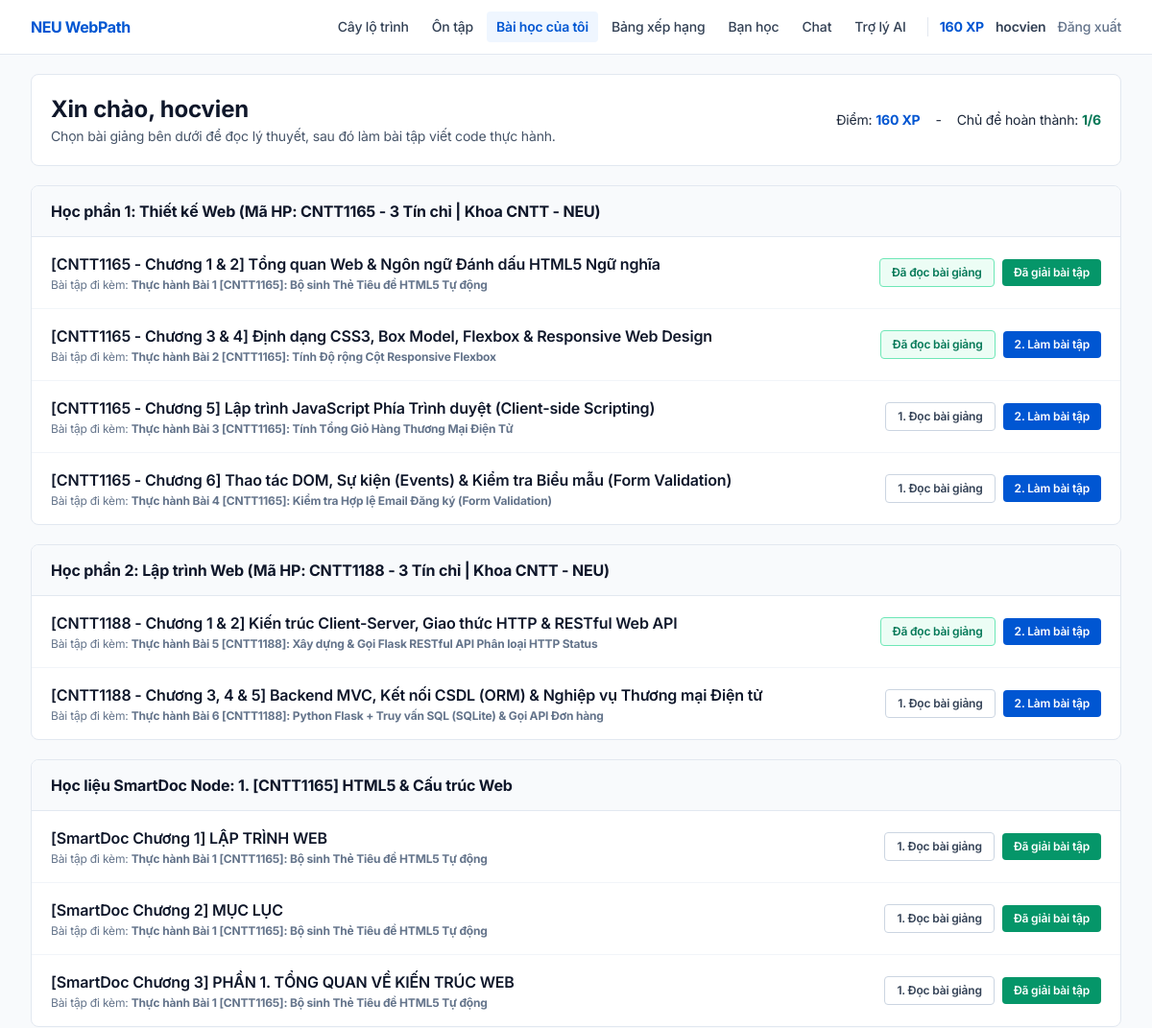
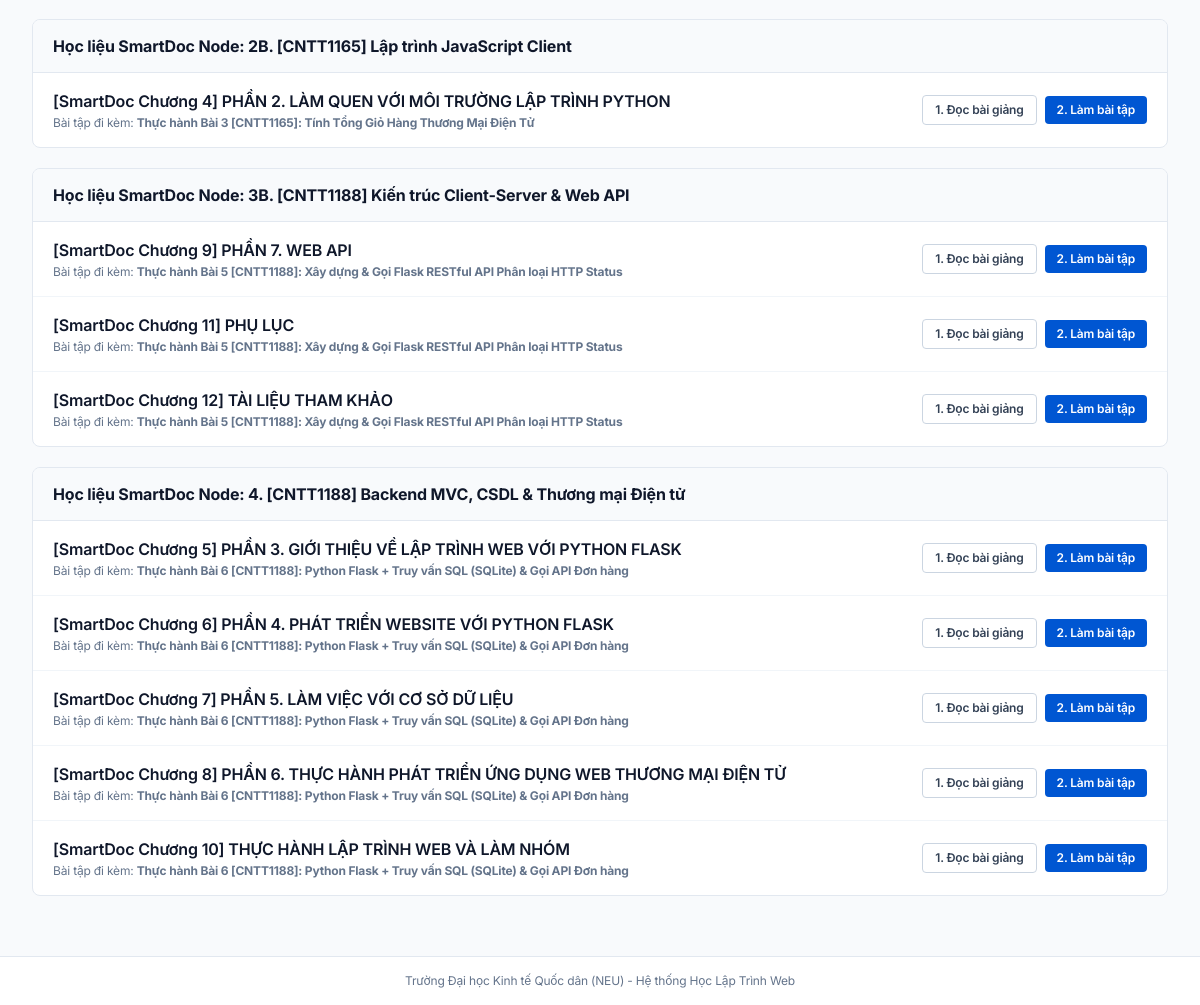
The app's page /dashboard (signed in) with its own data (2 pictures, top to bottom).
### app/models/schema.py (models this page shows, shortened)
class User(UserMixin, db.Model):
    __tablename__ = "users"
    id = db.Column(db.Integer, primary_key=True)
    username = db.Column(db.String(64), unique=True, nullable=False, index=True)
    email = db.Column(db.String(191), unique=True, nullable=False, index=True)
    password_hash = db.Column(db.String(255), nullable=False)
    role = db.Column(
        db.Enum("learner", "instructor", "admin", name="user_roles", native_enum=False),
        default="learner",
        nullable=False,
    )
    total_xp = db.Column(db.Integer, default=0, nullable=False)
    current_streak = db.Column(db.Integer, default=1, nullable=False)
    placement_done = db.Column(db.Boolean, default=False, nullable=False)
    placement_level = db.Column(db.String(100), default="Người mới bắt đầu (Tier 1)")
    current_focus_skill_id = db.Column(db.Integer, db.ForeignKey("skills.id", ondelete="SET NULL"))
    created_at = db.Column(db.DateTime, default=lambda: datetime.now(timezone.utc))
    focus_skill = db.relationship("Skill", foreign_keys=[current_focus_skill_id])
    badges = db.relationship("UserBadge", backref="user", cascade="all, delete-orphan")
    @property
    def is_admin_or_instructor(self) -> bool:
        return self.role in ("admin", "instructor")

class Course(db.Model):
    __tablename__ = "courses"
    id = db.Column(db.Integer, primary_key=True)
    skill_id = db.Column(db.Integer, db.ForeignKey("skills.id", ondelete="SET NULL"), index=True)
    title = db.Column(db.String(200), nullable=False)
    slug = db.Column(db.String(191), unique=True, nullable=False)
    description = db.Column(db.Text)
    is_published = db.Column(db.Boolean, default=True)
    lessons = db.relationship("Lesson", backref="course", order_by="Lesson.order_index", cascade="all, delete-orphan")

class Lesson(db.Model):
    __tablename__ = "lessons"
    id = db.Column(db.Integer, primary_key=True)
    course_id = db.Column(db.Integer, db.ForeignKey("courses.id", ondelete="CASCADE"), nullable=False)
    title = db.Column(db.String(200), nullable=False)
    slug = db.Column(db.String(191), unique=True, nullable=False)
    order_index = db.Column(db.Integer, default=1, nullable=False)
    content_markdown = db.Column(LargeText, nullable=False)
    video_url = db.Column(db.String(500))
    xp_reward = db.Column(db.Integer, default=20, nullable=False)
    exercises = db.relationship("Exercise", backref="lesson", lazy="dynamic")
    __table_args__ = (Index("idx_lesson_course_order", "course_id", "order_index"),)

class Exercise(db.Model):
    __tablename__ = "exercises"
    id = db.Column(db.Integer, primary_key=True)
    skill_id = db.Column(db.Integer, db.ForeignKey("skills.id", ondelete="SET NULL"), index=True)
    lesson_id = db.Column(db.Integer, db.ForeignKey("lessons.id", ondelete="SET NULL"), index=True)
    title = db.Column(db.String(200), nullable=False)
    slug = db.Column(db.String(191), unique=True, nullable=False, index=True)
    problem_statement = db.Column(LargeText, nullable=False)
    difficulty = db.Column(
        db.Enum("easy", "medium", "hard", name="exercise_diff", native_enum=False),
        default="easy",
        nullable=False,
        index=True,
    )
    scaffold_level = db.Column(
        db.String(100), default="Mức 1: Có sẵn 70% khung code (Điền vào chỗ trống)"
    )
    hints = db.Column(db.JSON, default=list)  # Danh sách gợi ý từng bước cho người mới
    tags = db.Column(db.JSON, default=list)
    starter_code = db.Column(db.JSON, default=dict)
    time_limit_ms = db.Column(db.Integer, default=1500, nullable=False)
    memory_limit_kb = db.Column(db.Integer, default=65536, nullable=False)
    xp_reward = db.Column(db.Integer, default=50, nullable=False)
    test_cases = db.relationship(
        "TestCase", backref="exercise", order_by="TestCase.order_index", cascade="all, delete-orphan"
    )

### app/blueprints/main.py (the view)
@main_bp.route("/dashboard")
@login_required
def dashboard():
    sync_user_skill_tree(current_user.id)
    skills = Skill.query.order_by(Skill.tier.asc(), Skill.id.asc()).all()
    skill_progress = {
        p.skill_id: p
        for p in UserSkillProgress.query.filter_by(user_id=current_user.id).all()
    }
    exercises = Exercise.query.order_by(Exercise.id.asc()).all()
    ac_exercise_ids = {
        row[0]
        for row in db.session.query(Submission.exercise_id)
        .filter_by(user_id=current_user.id, status="AC")
        .distinct()
        .all()
    }
    courses = Course.query.all()
    completed_lesson_ids = {
        row[0]
        for row in db.session.query(UserLessonProgress.lesson_id)
        .filter_by(user_id=current_user.id, is_completed=True)
        .all()
    }
    roadmaps = Roadmap.query.all()
    recent_submissions = (
        Submission.query.filter_by(user_id=current_user.id)
        .order_by(Submission.created_at.desc())
        .limit(6)
        .all()
    )
    study_buddies = (
        User.query.filter(User.id != current_user.id, User.role == "learner")
        .order_by(User.total_xp.desc())
        .limit(5)
        .all()
    )
    all_badges = Badge.query.all()
    owned_badge_ids = {ub.badge_id for ub in current_user.badges}
    mastered_skills_count = sum(
        1 for p in skill_progress.values() if p.status == "mastered"
    )
    return render_template(
        "dashboard.html",
        skills=skills,
        skill_progress=skill_progress,
        exercises=exercises,
        ac_exercise_ids=ac_exercise_ids,
        courses=courses,
        completed_lesson_ids=completed_lesson_ids,
        roadmaps=roadmaps,
        recent_submissions=recent_submissions,
        mastered_skills_count=mastered_skills_count,
        study_buddies=study_buddies,
        all_badges=all_badges,
        owned_badge_ids=owned_badge_ids,
    )

### app/models/schema.py (called while the page is built)
@login_manager.user_loader
def load_user(user_id: str):
    return db.session.get(User, int(user_id))

### app/templates/dashboard.html (shortened to what this page needs)
{% extends "base.html" %}
{% block content %}
<div class="w-full px-4 sm:px-6 lg:px-8 sm:px-6 lg:px-8 py-5 space-y-5">
    <div class="w-full bg-white border border-slate-200 rounded-lg p-5 flex flex-col sm:flex-row sm:items-center justify-between gap-4">
        <div>
            <h1 class="text-xl sm:text-2xl font-bold text-slate-900">
                Xin chào, {{ current_user.username }}
            </h1>
            <p class="text-sm text-slate-600 mt-0.5">
                Chọn bài giảng bên dưới để đọc lý thuyết, sau đó làm bài tập viết code thực hành.
            </p>
        </div>
        <div class="flex items-center gap-4 text-sm shrink-0">
            <span>Điểm: <strong class="text-[#0056D2]">{{ current_user.total_xp }} XP</strong></span>
            <span>-</span>
            <span>Chủ đề hoàn thành: <strong class="text-emerald-700">{{ mastered_skills_count }}/{{ skills|length }}</strong></span>
        </div>
    </div>
    <div class="w-full grid grid-cols-1 xl:grid-cols-2 gap-5 items-start">
        {% for course in courses %}
        <div class="w-full bg-white border border-slate-200 rounded-lg overflow-hidden">
            <div class="px-5 py-3.5 bg-slate-50 border-b border-slate-200 flex items-center justify-between">
                <h2 class="text-base font-bold text-slate-900">{{ course.title }}</h2>
            </div>
            <div class="divide-y divide-slate-100">
                {% for lesson in course.lessons %}
                    {% set is_read = lesson.id in completed_lesson_ids %}
                    {% set ex = lesson.exercises.first() or (course.skill.exercises.first() if course.skill else None) %}
                    {% set is_solved = ex and (ex.id in ac_exercise_ids) %}
                    <div class="p-4 sm:px-5 flex flex-col sm:flex-row sm:items-center justify-between gap-3 hover:bg-slate-50/60">
                        <div class="min-w-0">
                            <a href="{{ url_for('main.lesson_detail', slug=lesson.slug) }}"
                               class="text-sm sm:text-base font-semibold text-slate-900 hover:text-[#0056D2] block">
                                {{ lesson.title }}
                            </a>
                            {% if ex %}
                            <p class="text-xs text-slate-500 mt-0.5">
                                Bài tập đi kèm: <strong>{{ ex.title }}</strong>
                            </p>
                            {% endif %}
                        </div>
                        <div class="flex items-center gap-2 shrink-0">
                            <a href="{{ url_for('main.lesson_detail', slug=lesson.slug) }}"
                               class="px-3 py-1.5 rounded border text-xs font-semibold
                               {% if is_read %}border-emerald-300 bg-emerald-50 text-emerald-700{% else %}border-slate-300 bg-white text-slate-700 hover:border-[#0056D2] hover:text-[#0056D2]{% endif %}">
                                {{ 'Đã đọc bài giảng' if is_read else '1. Đọc bài giảng' }}
                            </a>
                            {% if ex %}
                            <a href="{{ url_for('judge.workspace', slug=ex.slug) }}"
                               class="px-3 py-1.5 rounded text-xs font-semibold
                               {% if is_solved %}bg-emerald-600 text-white{% else %}bg-[#0056D2] hover:bg-blue-700 text-white{% endif %}">
                                {{ 'Đã giải bài tập' if is_solved else '2. Làm bài tập' }}
                            </a>
                            {% endif %}
                        </div>
                    </div>
                {% endfor %}
            </div>
        </div>
        {% endfor %}
    </div>
</div>
{% endblock %}

### app/templates/base.html (shortened to what this page needs)
<!DOCTYPE html>
<html lang="vi">
<head>
    <script src="https://cdn.tailwindcss.com"></script>
    <link rel="stylesheet" href="{{ url_for('static', filename='css/responsive.css') }}">
</head>
<body class="min-h-screen flex flex-col bg-[#F8FAFC] text-slate-800">
    <header class="bg-white border-b border-slate-200 sticky top-0 z-50">
        <div class="w-full px-4 sm:px-8 min-h-[3.5rem] py-2 flex flex-wrap items-center justify-between gap-4">
            <a href="{{ url_for('main.index') }}" class="text-base font-bold text-[#0056D2] shrink-0 tracking-tight">
                NEU WebPath
            </a>
            <div class="flex flex-wrap items-center gap-3 ml-auto">
                <nav class="flex flex-wrap items-center gap-1 text-sm font-medium">
                    <a href="{{ url_for('skills.tree_view') }}" class="px-2.5 py-1.5 rounded transition whitespace-nowrap {% if 'skills' in (request.endpoint or '') %}bg-blue-50 text-[#0056D2] font-semibold{% else %}text-slate-700 hover:bg-slate-100{% endif %}">
                        Cây lộ trình
                    </a>
                    {% if current_user.is_authenticated %}
                        {% if current_user.role == 'learner' %}
                        <a href="{{ url_for('practice') }}" class="px-2.5 py-1.5 rounded transition whitespace-nowrap {% if request.endpoint in ('practice', 'main.practice') %}bg-blue-50 text-[#0056D2] font-semibold{% else %}text-slate-700 hover:bg-slate-100{% endif %}">
                            Ôn tập
                        </a>
                        {% endif %}
                        <a href="{{ url_for('main.dashboard') }}" class="px-2.5 py-1.5 rounded transition whitespace-nowrap {% if request.endpoint == 'main.dashboard' %}bg-blue-50 text-[#0056D2] font-semibold{% else %}text-slate-700 hover:bg-slate-100{% endif %}">
                            Bài học của tôi
                        </a>
                        <a href="{{ url_for('m16.leaderboard') }}" class="px-2.5 py-1.5 rounded transition whitespace-nowrap {% if request.endpoint == 'm16.leaderboard' %}bg-blue-50 text-[#0056D2] font-semibold{% else %}text-slate-700 hover:bg-slate-100{% endif %}">
                            Bảng xếp hạng
                        </a>
                        <a href="{{ url_for('buddy.index') }}" class="px-2.5 py-1.5 rounded transition whitespace-nowrap {% if request.blueprint == 'buddy' %}bg-blue-50 text-[#0056D2] font-semibold{% else %}text-slate-700 hover:bg-slate-100{% endif %}">
                            Bạn học
                        </a>
                        <a href="{{ url_for('chat.index') }}" class="px-2.5 py-1.5 rounded transition whitespace-nowrap {% if request.blueprint == 'chat' %}bg-blue-50 text-[#0056D2] font-semibold{% else %}text-slate-700 hover:bg-slate-100{% endif %}">
                            Chat
                        </a>
                        <a href="{{ url_for('ai.index') }}" class="px-2.5 py-1.5 rounded transition whitespace-nowrap {% if request.blueprint == 'ai' %}bg-blue-50 text-[#0056D2] font-semibold{% else %}text-slate-700 hover:bg-slate-100{% endif %}">
                            Trợ lý AI
                        </a>
                    {% endif %}
                </nav>
                <div class="flex items-center gap-3 pl-3 border-l border-slate-200 text-xs sm:text-sm">
                    {% if current_user.is_authenticated %}
                        <span class="font-bold text-[#0056D2] whitespace-nowrap">
                            <span id="nav-user-xp">{{ current_user.total_xp }}</span> XP
                        </span>
                        <span class="hidden sm:inline font-semibold text-slate-700 whitespace-nowrap">{{ current_user.username }}</span>
                        <a href="{{ url_for('auth.logout') }}" class="text-slate-500 hover:text-red-600 font-medium whitespace-nowrap">
                            Đăng xuất
                        </a>
                    {% endif %}
                </div>
            </div>
        </div>
    </header>
    <main class="flex-1">
        {% block content %}{% endblock %}
    </main>
    {% if request.endpoint != 'judge.workspace' %}
    <footer class="bg-white border-t border-slate-200 mt-10 py-4 text-center text-xs text-slate-500">
        Trường Đại học Kinh tế Quốc dân (NEU) - Hệ thống Học Lập Trình Web
    </footer>
    {% endif %}
</body>
</html>

### app/static/css/responsive.css (style rules this page uses)
:root { --touch-target-min: 44px; }
html, body { max-width: 100vw; overflow-x: hidden; -webkit-tap-highlight-color: transparent; }

### app/templates/base.html (style rules this page uses)
body { background-color: #F8FAFC; color: #1E293B; font-family: 'Inter', -apple-system, BlinkMacSystemFont, 'Segoe UI', Roboto, 'Helvetica Neue', Arial, sans-serif; -webkit-font-smoothing: antialiased; -moz-osx-font-smoothing: grayscale; letter-spacing: -0.011em; }

### records on screen
User: total_xp "160", username "hocvien"
Course: title "Học phần 1: Thiết kế Web (Mã HP: CNTT1165 - 3 Tín chỉ | Khoa CNTT - NEU)"
Lesson: title "[CNTT1165 - Chương 1 & 2] Tổng quan Web & Ngôn ngữ Đánh dấu HTML5 Ngữ nghĩa", value "Đã đọc bài giảng", value "Đã giải bài tập"
Exercise: title "Thực hành Bài 1 [CNTT1165]: Bộ sinh Thẻ Tiêu đề HTML5 Tự động"
Lesson: title "[CNTT1165 - Chương 3 & 4] Định dạng CSS3, Box Model, Flexbox & Responsive Web Design", value "Đã đọc bài giảng", value "2. Làm bài tập"
Exercise: title "Thực hành Bài 2 [CNTT1165]: Tính Độ rộng Cột Responsive Flexbox"
Lesson: title "[CNTT1165 - Chương 5] Lập trình JavaScript Phía Trình duyệt (Client-side Scripting)", value "1. Đọc bài giảng", value "2. Làm bài tập"
Exercise: title "Thực hành Bài 3 [CNTT1165]: Tính Tổng Giỏ Hàng Thương Mại Điện Tử"
Lesson: title "[CNTT1165 - Chương 6] Thao tác DOM, Sự kiện (Events) & Kiểm tra Biểu mẫu (Form Validation)", value "1. Đọc bài giảng", value "2. Làm bài tập"
Exercise: title "Thực hành Bài 4 [CNTT1165]: Kiểm tra Hợp lệ Email Đăng ký (Form Validation)"
Course: title "Học phần 2: Lập trình Web (Mã HP: CNTT1188 - 3 Tín chỉ | Khoa CNTT - NEU)"
Lesson: title "[CNTT1188 - Chương 1 & 2] Kiến trúc Client-Server, Giao thức HTTP & RESTful Web API", value "Đã đọc bài giảng", value "2. Làm bài tập"
Exercise: title "Thực hành Bài 5 [CNTT1188]: Xây dựng & Gọi Flask RESTful API Phân loại HTTP Status"
Lesson: title "[CNTT1188 - Chương 3, 4 & 5] Backend MVC, Kết nối CSDL (ORM) & Nghiệp vụ Thương mại Điện tử", value "1. Đọc bài giảng", value "2. Làm bài tập"
Exercise: title "Thực hành Bài 6 [CNTT1188]: Python Flask + Truy vấn SQL (SQLite) & Gọi API Đơn hàng"
Course: title "Học liệu SmartDoc Node: 1. [CNTT1165] HTML5 & Cấu trúc Web"
Lesson: title "[SmartDoc Chương 1] LẬP TRÌNH WEB", value "1. Đọc bài giảng", value "Đã giải bài tập"
Lesson: title "[SmartDoc Chương 2] MỤC LỤC", value "1. Đọc bài giảng", value "Đã giải bài tập"
Lesson: title "[SmartDoc Chương 3] PHẦN 1. TỔNG QUAN VỀ KIẾN TRÚC WEB", value "1. Đọc bài giảng", value "Đã giải bài tập"
Course: title "Học liệu SmartDoc Node: 2B. [CNTT1165] Lập trình JavaScript Client"
Lesson: title "[SmartDoc Chương 4] PHẦN 2. LÀM QUEN VỚI MÔI TRƯỜNG LẬP TRÌNH PYTHON", value "1. Đọc bài giảng", value "2. Làm bài tập"
Course: title "Học liệu SmartDoc Node: 3B. [CNTT1188] Kiến trúc Client-Server & Web API"
Lesson: title "[SmartDoc Chương 9] PHẦN 7. WEB API", value "1. Đọc bài giảng", value "2. Làm bài tập"
Lesson: title "[SmartDoc Chương 11] PHỤ LỤC", value "1. Đọc bài giảng", value "2. Làm bài tập"
Lesson: title "[SmartDoc Chương 12] TÀI LIỆU THAM KHẢO", value "1. Đọc bài giảng", value "2. Làm bài tập"
Course: title "Học liệu SmartDoc Node: 4. [CNTT1188] Backend MVC, CSDL & Thương mại Điện tử"
Lesson: title "[SmartDoc Chương 5] PHẦN 3. GIỚI THIỆU VỀ LẬP TRÌNH WEB VỚI PYTHON FLASK", value "1. Đọc bài giảng", value "2. Làm bài tập"
Lesson: title "[SmartDoc Chương 6] PHẦN 4. PHÁT TRIỂN WEBSITE VỚI PYTHON FLASK", value "1. Đọc bài giảng", value "2. Làm bài tập"
Lesson: title "[SmartDoc Chương 7] PHẦN 5. LÀM VIỆC VỚI CƠ SỞ DỮ LIỆU", value "1. Đọc bài giảng", value "2. Làm bài tập"
Lesson: title "[SmartDoc Chương 8] PHẦN 6. THỰC HÀNH PHÁT TRIỂN ỨNG DỤNG WEB THƯƠNG MẠI ĐIỆN TỬ", value "1. Đọc bài giảng", value "2. Làm bài tập"
Lesson: title "[SmartDoc Chương 10] THỰC HÀNH LẬP TRÌNH WEB VÀ LÀM NHÓM", value "1. Đọc bài giảng", value "2. Làm bài tập"

### other values on screen
{{ mastered_skills_count }} "1"
{{ skills|length }} "6"
